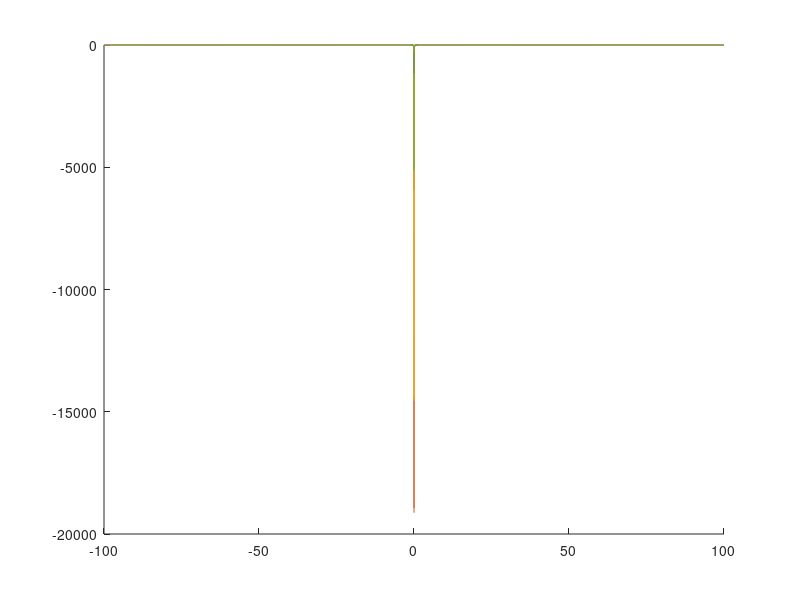

The MATLAB script that drew this image:
% plots what general form of j(t) NOT J(t) should look like for a variety
% of t
j_t = @(w, t) (((1)./(w.^3 + w)).* (((exp(-1.*1i.*w.*t)) - 1)./(1 - exp(-1.*w))));
dom = -100:0.01:100;

%total_t = various_t_down + various_t_up;


% plots what general form of j(t) NOT J(t) should look like for a variety
% of t
%various_t_down = [-999999 -50000 -40000 -30000 -20000 -10000 -5000 -4000 -3000 -2000 -1000 -900 -800 -600 -500 -400 -100 -150 -90 -80 -70 -60 -50 -40 -30 -20 -10];
%s = size(various_t_down)
%various_t_up = -1.*flip(various_t_down);
%total_t = various_t_down + various_t_up;
total_t = linspace(-2000, 20000, 5)
figure
hold on
for splot=total_t
    plot(dom, j_t(dom, splot));
end
hold off
    


    
    